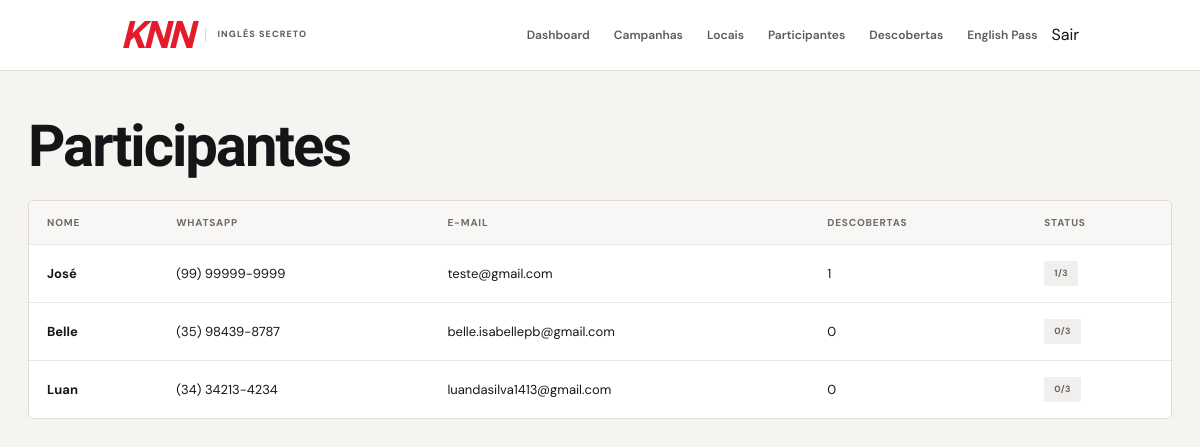
Page /admin/participantes (signed in) on the committed database.
### tables this page shows
CREATE TABLE usuarios (
            id INTEGER PRIMARY KEY AUTOINCREMENT,
            nome TEXT NOT NULL,
            whatsapp TEXT NOT NULL,
            email TEXT,
            data_cadastro TEXT NOT NULL DEFAULT CURRENT_TIMESTAMP
        , idade INTEGER);

### app.py (the view)
@app.route("/admin/participantes")
@admin_required
def participantes():
    connection = get_connection()
    lista = connection.execute(
        """
        SELECT
            usuarios.*,
            COUNT(descobertas.id) AS total_descobertas
        FROM usuarios
        LEFT JOIN descobertas
            ON descobertas.usuario_id = usuarios.id
        GROUP BY usuarios.id
        ORDER BY total_descobertas DESC
        """
    ).fetchall()
    connection.close()
    return render_template(
        "admin/participantes.html",
        participantes=lista,
        pass_required=ENGLISH_PASS_REQUIRED
    )

### app.py (called while the page is built)
@app.before_request
def validar_tamanho_de_entrada():
    for field, value in request.form.items():
        limit = FIELD_MAX_LENGTHS.get(field, 2000)
        if len(value) > limit:
            return make_response("Um dos campos excede o tamanho permitido.", 413)

@app.before_request
def desativar_campanhas_expiradas():
    hoje = datetime.now().strftime("%Y-%m-%d")
    connection = get_connection()
    connection.execute(
        """
        UPDATE campanhas
        SET ativa = 0
        WHERE ativa = 1
          AND data_fim != ''
          AND data_fim IS NOT NULL
          AND data_fim < ?
        """,
        (hoje,)
    )
    connection.commit()
    connection.close()

def admin_required(function):
    @wraps(function)
    def decorated_function(*args, **kwargs):
        if not session.get("admin_logged"):
            return redirect(
                url_for("admin_login")
            )
        return function(*args, **kwargs)
    return decorated_function

### database.py (called while the page is built, shortened)
def get_connection():
    os.makedirs(os.path.dirname(os.path.abspath(DATABASE_PATH)), exist_ok=True)
    connection = sqlite3.connect(DATABASE_PATH)
    connection.row_factory = sqlite3.Row
    connection.execute("PRAGMA foreign_keys = ON")
    return connection

### templates/admin/participantes.html (shortened to what this page needs)
{% extends "base.html" %}
{% block content %}
<div class="admin-header">
    <div>
        <h1>
            Participantes
        </h1>
    </div>
</div>
<div class="table-container">
    <table>
        <thead>
            <tr>
                <th>
                    Nome
                </th>
                <th>
                    WhatsApp
                </th>
                <th>
                    E-mail
                </th>
                <th>
                    Descobertas
                </th>
                <th>
                    Status
                </th>
            </tr>
        </thead>
        <tbody>
            {% for participante in participantes %}
            <tr>
                <td>
                    <strong>
                        {{ participante.nome }}
                    </strong>
                </td>
                <td>
                    {{ participante.whatsapp }}
                </td>
                <td>
                    {{ participante.email or '—' }}
                </td>
                <td>
                    {{ participante.total_descobertas }}
                </td>
                <td>
                    {% if participante.total_descobertas >= pass_required %}
                    <span class="status pass">
                        🏆 PASS
                    </span>
                    {% else %}
                    <span class="status">
                        {{ participante.total_descobertas }}/{{ pass_required }}
                    </span>
                    {% endif %}
                </td>
            </tr>
            {% else %}
            <tr>
                <td colspan="5" class="empty-table">
                    Ainda não existem participantes.
                </td>
            </tr>
            {% endfor %}
        </tbody>
    </table>
</div>
{% endblock %}

### templates/base.html (shortened to what this page needs)
<!DOCTYPE html>
<html lang="pt-BR" class="{% if request.path.startswith('/e/') %}qr-experience{% endif %}">
<head>
    <link rel="stylesheet" href="{{ url_for('static', filename='css/style.css') }}">
    <link rel="stylesheet" href="{{ url_for('static', filename='css/public.css') }}">
    <link rel="stylesheet" href="{{ url_for('static', filename='css/admin.css') }}">
</head>
<body class="{% if request.path.startswith('/admin') %}admin-page{% endif %} {% block body_class %}{% endblock %}">
    <header class="topbar">
        <a class="brand" href="{% if session.get('admin_logged') %}{{ url_for('admin_dashboard') }}{% else %}{{ url_for('index') }}{% endif %}">
            <span class="brand-knn">KNN</span>
            <span class="brand-secret">INGLÊS SECRETO</span>
        </a>
        {% if session.get('admin_logged') %}
        <nav class="admin-nav">
            <a href="{{ url_for('admin_dashboard') }}">
                Dashboard
            </a>
            <a href="{{ url_for('campanhas') }}">
                Campanhas
            </a>
            <a href="{{ url_for('locais') }}">
                Locais
            </a>
            <a href="{{ url_for('participantes') }}">
                Participantes
            </a>
            <a href="{{ url_for('descobertas') }}">
                Descobertas
            </a>
            <a href="{{ url_for('admin_pass') }}">
                English Pass
            </a>
            <form method="POST" action="{{ url_for('admin_logout') }}" style="display:inline; margin:0;">
                <button type="submit" class="admin-nav-link" style="background:none;border:0;color:inherit;font:inherit;cursor:pointer;padding:0;">Sair</button>
            </form>
        </nav>
        {% endif %}
    </header>
    <main class="main-container">
        {% block content %}
        {% endblock %}
    </main>
</body>
</html>

### static/css/style.css (style rules this page uses)
:root { --knn-red: #ed1b2f; --knn-red-dark: #c9001d; --knn-red-deep: #a90018; --knn-red-light: #fff0f2; --black: #111111; --text: #171717; --text-soft: #5f5f5f; --muted: #858585; --white: #ffffff; --background: #f7f7f7; --surface: #ffffff; --border: #e7e7e7; --border-dark: #d5d5d5; --green: #159447; --green-light: #eaf8ef; --yellow: #f0a800; --yellow-light: #fff7df; --blue: var(--knn-red); --blue-dark: var(--knn-red-dark); --blue-light: var(--knn-red-light); --red: var(--knn-red); --red-dark: var(--knn-red-dark); --pink: #ff3150; --pink-light: #fff0f2; --max-width: 1180px; --radius-sm: 8px; --radius-md: 14px; --radius-lg: 20px; --shadow-sm: 0 2px 10px rgba(0, 0, 0, 0.06); --shadow-md: 0 8px 30px rgba(0, 0, 0, 0.08); }
* { box-sizing: border-box; margin: 0; padding: 0; }
html { scroll-behavior: smooth; }
body { min-height: 100vh; font-family: "DM Sans", Arial, sans-serif; font-size: 16px; line-height: 1.5; color: var(--text); background: var(--background); -webkit-font-smoothing: antialiased; }
a { color: inherit; text-decoration: none; }
button, input, select, textarea { font: inherit; }
button { cursor: pointer; }
.topbar { position: sticky; top: 0; z-index: 1000; width: 100%; height: 72px; background: var(--knn-red); color: var(--white); box-shadow: 0 2px 12px rgba(0, 0, 0, 0.12); }
.topbar>* { max-width: var(--max-width); margin-left: auto; margin-right: auto; }
.topbar { padding-left: 24px; padding-right: 24px; display: flex; align-items: center; justify-content: space-between; gap: 32px; }
.brand { display: flex; align-items: center; gap: 12px; flex-shrink: 0; color: var(--white); }
.brand-knn { font-size: 32px; font-weight: 800; letter-spacing: -2px; line-height: 1; }
.brand-secret { padding-left: 12px; border-left: 1px solid rgba(255, 255, 255, 0.45); font-size: 13px; font-weight: 600; letter-spacing: 0.3px; }
.admin-nav { display: flex; align-items: center; justify-content: flex-end; gap: 6px; min-width: 0; }
.admin-nav a { display: flex; align-items: center; min-height: 40px; padding: 8px 13px; border-radius: 999px; color: rgba(255, 255, 255, 0.92); font-size: 14px; font-weight: 600; white-space: nowrap; transition: background 0.2s ease, color 0.2s ease; }
.main-container { width: min(calc(100% - 48px), var(--max-width)); margin: 0 auto; padding: 48px 0 64px; }
.admin-header { display: flex; align-items: flex-end; justify-content: space-between; gap: 24px; margin-bottom: 32px; }
.admin-header h1 { font-size: clamp(32px, 5vw, 48px); line-height: 1; letter-spacing: -2px; font-weight: 800; }
.table-container { width: 100%; overflow-x: auto; }
table { width: 100%; border-collapse: collapse; text-align: left; }
table th { padding: 14px 18px; border-bottom: 1px solid var(--border); background: #fafafa; color: var(--text-soft); font-size: 12px; font-weight: 800; text-transform: uppercase; letter-spacing: 0.5px; white-space: nowrap; }
table td { padding: 16px 18px; border-bottom: 1px solid var(--border); color: var(--text); vertical-align: middle; }
table tr:last-child td { border-bottom: 0; }
table tbody tr { transition: background 0.15s ease; }
.status { display: inline-flex; align-items: center; justify-content: center; min-height: 28px; padding: 4px 10px; border-radius: 999px; font-size: 12px; font-weight: 700; }

### static/css/public.css (style rules this page uses)
:root { --p-red: #e51b2b; --p-red-dark: #bb1020; --p-ink: #141416; --p-cream: #f7f5f1; --p-line: #dedbd5; --p-muted: #68666a; }

### rows in the picture
usuarios: nome "José", whatsapp "(99) 99999-9999", email "teste@gmail.com", total_descobertas "1", pass_required "3"
usuarios: nome "Belle", whatsapp "(35) 98439-8787", email "belle.isabellepb@gmail.com", total_descobertas "0", pass_required "3"
usuarios: nome "Luan", whatsapp "(34) 34213-4234", email "luandasilva1413@gmail.com", total_descobertas "0", pass_required "3"
